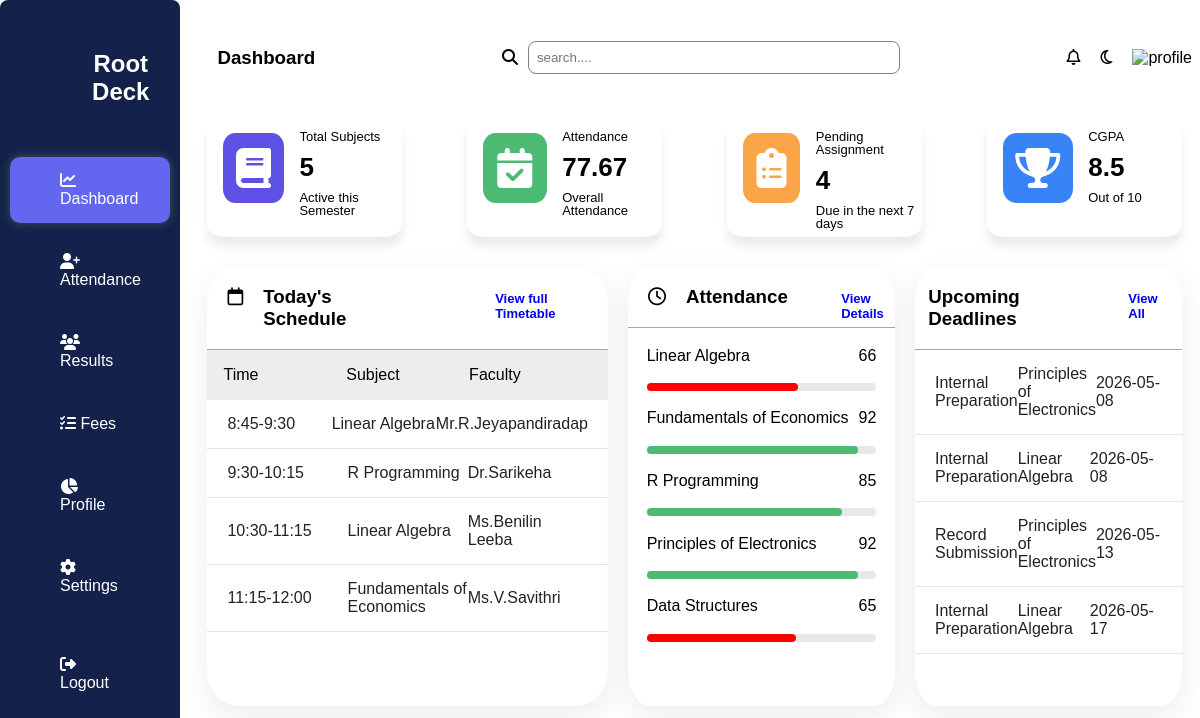
The app's page /dashboard (signed in) with its own data.
### tables this page shows
CREATE TABLE schedule(
    roll TEXT,
    day TEXT,
    time TEXT,
    subject TEXT,
    faculty TEXT
);

CREATE TABLE attendance(
                roll TEXT,
                subject_id INTEGER,
                percentage INTEGER 
                );

CREATE TABLE subjects(
                id INTEGER PRIMARY KEY AUTOINCREMENT,
                subject_name TEXT
                );

CREATE TABLE assignments(
    id INTEGER PRIMARY KEY AUTOINCREMENT,
    roll TEXT NOT NULL,
    subject_id INTEGER NOT NULL,
    title TEXT NOT NULL,
    time TEXT NOT NULL,
    status TEXT NOT NULL DEFAULT 'pending'
);

### app.py (the view)
@app.route("/dashboard")
def dashboard():
    if "user" not in session:
        flash("login requied")
        return redirect(url_for("home"))
    roll=session["user"]["id"].upper()
    con=student_db()
    con.row_factory=sqlite3.Row
    cur=con.cursor()
    cur.execute("""SELECT COUNT(*)  FROM subjects""")
    total_subjects=cur.fetchone()[0]
    cur.execute("""SELECT AVG(percentage) FROM attendance WHERE roll =?""",(roll,))
    attendance=round(cur.fetchone()[0] or 0,2)
    cur.execute("SELECT COUNT(*) FROM assignments WHERE roll=? and status='pending'",(roll,))
    assignments=cur.fetchone()[0]    #schedule
    today=datetime.now().strftime("%A")
    cur.execute("SELECT time,subject,faculty FROM schedule WHERE roll=? AND day=?",(roll,today,))
    schedule=cur.fetchall()
    cur.execute("""SELECT subjects.subject_name,attendance.percentage FROM attendance
                JOIN subjects ON attendance.subject_id=subjects.id
                WHERE attendance.roll=?""",(roll,))
    subject_attendance=cur.fetchall()
    cur.execute("""
    SELECT
        assignments.title,
        assignments.time,
        subjects.subject_name
    FROM assignments
    JOIN subjects
    ON assignments.subject_id = subjects.id
    WHERE assignments.roll=?
    AND assignments.status='pending'
    ORDER BY assignments.time ASC
""",(roll,))
    upcoming_assignments = cur.fetchall()
    con.close()
    return render_template("dashboard.html",total_subjects=total_subjects,attendance=attendance,
                           assignments=assignments,schedule=schedule,
                           subject_attendance=subject_attendance,
                           upcoming_assignments=upcoming_assignments
                           )

### app.py (called while the page is built)
def student_db():
    return sqlite3.connect("student.db")

### templates/dashboard.html (shortened to what this page needs)
<!doctype html>
<html lang="en">
  <head>
    <link
      rel="stylesheet"
      href="https://cdnjs.cloudflare.com/ajax/libs/font-awesome/6.5.0/css/all.min.css"
    />
  </head>
  <body>
    <div class="slide-bar">
      <div class="brand">
        <h2>Root Deck</h2>
      </div>
      <ul class="menu">
        <li class="active">
          <a href="#"><i class="fa-solid fa-chart-line"></i> Dashboard</a>
        </li>
        <li>
          <a href=""><i class="fa-solid fa-user-plus"></i> Attendance</a>
        </li>
        <li>
          <a href=""><i class="fa-solid fa-users"></i> Results</a>
        </li>
        <li>
          <a href=""><i class="fa-solid fa-list-check"></i> Fees</a>
        </li>
        <li>
          <a href=""> <i class="fa-solid fa-chart-pie"></i> Profile</a>
        </li>
        <li>
          <a href=""><i class="fa-solid fa-gear"></i> Settings</a>
        </li>
      </ul>
      <div class="logout">
        <a href=""><i class="fa-solid fa-right-from-bracket"></i> Logout</a>
      </div>
    </div>
    <div class="nav">
      <div class="msg">
        <h3>Dashboard</h3>
      </div>
      <div class="search-box">
        <i class="fa-solid fa-magnifying-glass"></i>
        <input type="text" placeholder="search...." />
      </div>
      <div class="profile-header">
        <i class="fa-regular fa-bell"></i>
        <i class="fa-regular fa-moon"></i>
        <img src="profil.jpeg" alt="profile" />
      </div>
    </div>
    <div class="cards">
      <div class="card">
        <i class="fa-solid fa-book" style="background: #5f51e6"></i>
        <div>
          <p>Total Subjects</p>
          <h1>{{total_subjects}}</h1>
          <p>Active this Semester</p>
        </div>
      </div>
      <div class="card">
        <i class="fa-solid fa-calendar-check" style="background: #4dba74"></i>
        <div>
          <p>Attendance</p>
          <h1>{{attendance}}</h1>
          <p>Overall Attendance</p>
        </div>
      </div>
      <div class="card">
        <i class="fa-solid fa-clipboard-list" style="background: #faa547"></i>
        <div>
          <p>Pending Assignment</p>
          <h1>{{assignments}}</h1>
          <p>Due in the next 7 days</p>
        </div>
      </div>
      <div class="card">
        <i class="fa-solid fa-trophy" style="background: #3883f6"></i>
        <div>
          <p>CGPA</p>
          <h1>8.5</h1>
          <p>Out of 10</p>
        </div>
      </div>
    </div>
    <div class="main-cont">
      <div class="Schedule">
        <div class="schedule-header">
          <i class="fa-regular fa-calendar"></i>
          <h3>Today's Schedule</h3>
          <a href="#">View full Timetable</a>
        </div>
        <div class="columns">
          <p>Time</p>
          <p>Subject</p>
          <p>Faculty</p>
        </div>
        <div class="table">
          {% for item in schedule %}
          <div class="table-row">
            <div>{{ item.time }}</div>
            <div>{{ item.subject }}</div>
            <div>{{ item.faculty }}</div>
          </div>
          {% endfor %}
        </div>
      </div>
      <div class="Attendance">
        <div class="attendance-header">
          <i class="fa-regular fa-clock"></i>
          <h3>Attendance</h3>
          <a href="#">View Details</a>
        </div>
        <div class="Subject-poll">
          {% for att in subject_attendance %}
          <div class="row">
            <span>{{att.subject_name}}</span>
            <span>{{att.percentage}}</span>
          </div>
          <div class="bar">
            <div
              class="fill {% if att.percentage >= 85 %} green {% elif att.percentage >= 75 %} blue {% else %} red {% endif %}"
              style="width: {{ att.percentage }}%;"
            ></div>
          </div>
          {% endfor %}
        </div>
      </div>
      <div class="up-work">
        <div class="upwork-header">
          <h3>Upcoming Deadlines</h3>
          <a href="#">View All</a>
        </div>
        <div class="up-work-table">
          {% for work in upcoming_assignments %}
          <div class="table-row">
            <div>{{ work.title }}</div>
            <div>{{ work.subject_name }}</div>
            <div>{{ work.time }}</div>
          </div>
          {% endfor %}
      </div>
    </div>
  </body>
</html>

### templates/dashboard.html (style rules this page uses)
* { box-sizing: border-box; }
body { font-family: "tider", sans-serif; background: white; }
.slide-bar { width: 15%; display: flex; flex-direction: column; background: #14224b; margin-right: 375px; height: 100vh; position: fixed; left: 0; top: 0; bottom: 0; padding: 10px; border-radius: 8px; }
.menu { list-style: none; padding: 0; }
.menu li { margin: 15px 0; }
.menu li a, .logout a { text-decoration: none; display: block; padding: 15px 50px; border-radius: 10px; transition: 0.3s; color: white; }
.menu .active a { background: #6366ef; box-shadow: 0 0 10px 0 rgba(93, 138, 102, 0.5); }
.brand { display: flex; padding-top: 20px; flex-direction: row; gap: 20px; text-align: center; align-items: center; justify-content: center; }
.brand h2 { color: white; font-weight: bolder; }
.nav { display: flex; align-items: center; justify-content: space-between; margin-left: 16%; }
.msg { padding: 20px; }
.search-box { display: flex; width: 40%; gap: 10px; }
.search-box input { display: flex; width: 100%; border-radius: 8px; padding: 8px; border: 1px solid gray; outline: none; background: none; }
.search-box i { margin-top: 2%; }
.profile-header { display: flex; gap: 20px; justify-content: space-between; }
.profile-header i, .profile-header img { cursor: pointer; }
.cards { margin-left: 16%; display: flex; padding: 10px; justify-content: space-between; }
.card { display: flex; font-size: small; width: 20%; height: 15vh; border-radius: 10%; transition: 0.3s ease; line-height: 100%; box-shadow: 0 10px 10px rgba(0, 0, 0, 0.08); }
.card i { margin: 8%; display: flex; justify-content: center; align-items: center; width: 70px; height: 70px; font-size: 40px; color: white; border-radius: 20%; }
.main-cont { padding: 20px 10px; display: grid; grid-template-columns: 1.5fr 1fr 1fr; gap: 20px; margin-left: 16%; }
.Schedule, .Attendance, .up-work { border-radius: 8%; box-shadow: 0 10px 30px rgba(0, 0, 0, 0.08); }
.schedule-header, .attendance-header, .upwork-header { display: flex; align-items: baseline; border-bottom: 1px solid rgb(166, 164, 164); }
.upwork-header { padding: 0% 5%; }
.main-cont i { padding: 20px; font-size: large; }
.main-cont a { margin-left: 20%; font-weight: bold; font-size: small; text-decoration: none; }
.columns { padding: 0% 4%; display: grid; grid-template-columns: 1fr 1fr 1fr; width: 100%; background: rgb(239, 236, 236); }
.table { display: flex; flex-direction: column; width: 100%; }
.table-row { display: grid; grid-template-columns: 1fr 1fr 1fr; padding: 15px 20px; border-bottom: 1px solid #e5e5e5; align-items: center; transition: 0.2s ease; }
.table-row div { font-size: 16px; color: #222; }
.up-work-table { display:flex; flex-direction:column; }
.Subject-poll { padding: 7%; margin-bottom: 10%; overflow: hidden; }
.row { display: flex; justify-content: space-between; margin-bottom: 8%; }
.bar { margin-bottom: 8%; border-radius: 10px; height: 1vh; background: rgba(128, 128, 128, 0.182); }
.fill { height: 100%; border-radius: 10px; }
.green { background: #4dba74; }
.red { background: red; }

### records on screen
schedule: time "8:45-9:30", subject "Linear Algebra", faculty "Mr.R.Jeyapandiradap"
schedule: time "9:30-10:15", subject "R Programming", faculty "Dr.Sarikeha"
schedule: time "10:30-11:15", subject "Linear Algebra", faculty "Ms.Benilin Leeba"
schedule: time "11:15-12:00", subject "Fundamentals of Economics", faculty "Ms.V.Savithri"
attendance: subject_name "Linear Algebra", percentage "66"
attendance: subject_name "Fundamentals of Economics", percentage "92"
attendance: subject_name "R Programming", percentage "85"
attendance: subject_name "Principles of Electronics", percentage "92"
attendance: subject_name "Data Structures", percentage "65"
assignments: title "Internal Preparation", subject_name "Principles of Electronics", time "2026-05-08"
assignments: title "Internal Preparation", subject_name "Linear Algebra", time "2026-05-08"
assignments: title "Record Submission", subject_name "Principles of Electronics", time "2026-05-13"
assignments: title "Internal Preparation", subject_name "Linear Algebra", time "2026-05-17"

### other values on screen
{{ total_subjects }} "5"
{{ attendance }} "77.67"
{{ assignments }} "4"
